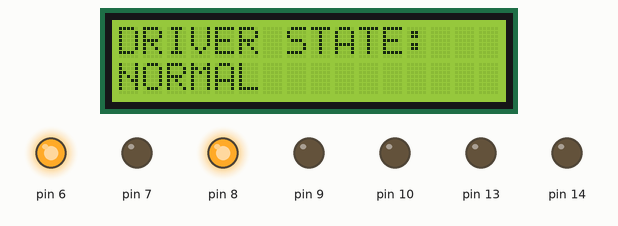
The sketch below on a simulated Arduino Uno, built with avr-gcc and run on an emulated ATmega328P. Parts: 16×2 character LCD, output pins drawn as LEDs (lit = HIGH). Pins used as bus, display or sensor lines are not drawn.

Above: at 0.1 s.
At 1.3 s:
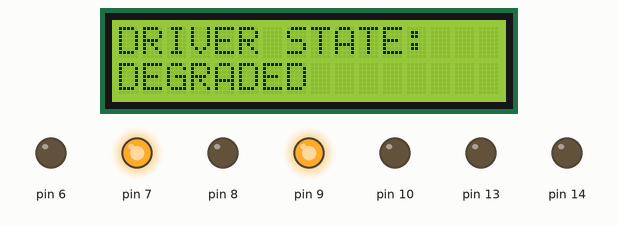
At 2.5 s:
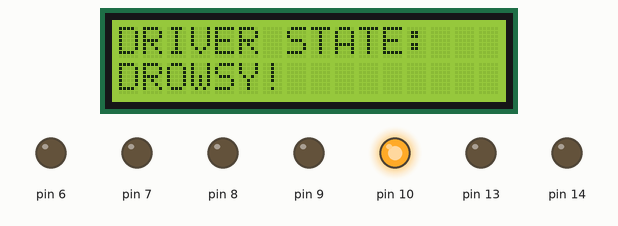
At 3.7 s:
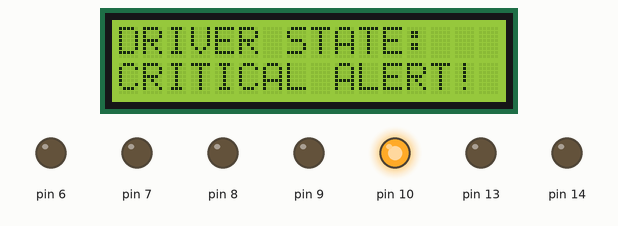
Timing chart, 0 to 40.0 s (numbered marks = the images above):
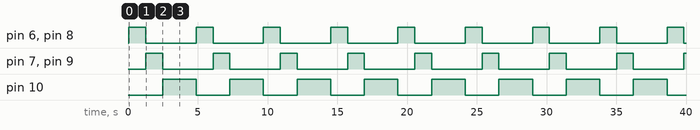

Measured:
- by itself, pin 6–9: alternates HIGH for 1.2 s and LOW for 3.6 s
- by itself, pin 10: alternates HIGH for 2.4 s and LOW for 2.4 s
- by itself, everything shown: repeats every 4.8 s, in 4 steps
- what the display in image 1 shows lasts 1.2 s, from 1.3 s to 2.5 s

The sketch:

ecu_firmware.ino
```cpp
#include <LiquidCrystal.h>

// LCD pin assignment: RS=12, E=11, D4=5, D5=4, D6=3, D7=2
LiquidCrystal lcd(12, 11, 5, 4, 3, 2);

void setup() {
  lcd.begin(16, 2);

  // Set all candidate LED pins as outputs
  for (int p = 5; p <= 14; p++) {
    pinMode(p, OUTPUT);
    digitalWrite(p, LOW);
  }
}

void loop() {
  // -------------------------------------------------------------
  // STATE 1: NORMAL (Green LED ON) - 1.2s
  // -------------------------------------------------------------
  lcd.clear();
  lcd.setCursor(0, 0);
  lcd.print("DRIVER STATE:");
  lcd.setCursor(0, 1);
  lcd.print("NORMAL");

  // Green ON (Pin 6 & Pin 8)
  digitalWrite(6, HIGH); digitalWrite(8, HIGH);
  digitalWrite(7, LOW);  digitalWrite(9, LOW);
  digitalWrite(10, LOW); digitalWrite(12, LOW);
  delay(1200);

  // -------------------------------------------------------------
  // STATE 2: ATTENTION DEGRADED (Yellow LED ON) - 1.2s
  // -------------------------------------------------------------
  lcd.clear();
  lcd.setCursor(0, 0);
  lcd.print("DRIVER STATE:");
  lcd.setCursor(0, 1);
  lcd.print("DEGRADED");

  // Yellow ON (Pin 7 & Pin 9)
  digitalWrite(6, LOW);  digitalWrite(8, LOW);
  digitalWrite(7, HIGH); digitalWrite(9, HIGH);
  digitalWrite(10, LOW); digitalWrite(12, LOW);
  delay(1200);

  // -------------------------------------------------------------
  // STATE 3: DROWSY WARNING (Red LED ON) - 1.2s
  // -------------------------------------------------------------
  lcd.clear();
  lcd.setCursor(0, 0);
  lcd.print("DRIVER STATE:");
  lcd.setCursor(0, 1);
  lcd.print("DROWSY!");

  // Red ON (Pin 10 & Pin 12)
  digitalWrite(6, LOW);  digitalWrite(8, LOW);
  digitalWrite(7, LOW);  digitalWrite(9, LOW);
  digitalWrite(10, HIGH); digitalWrite(12, HIGH);
  delay(1200);

  // -------------------------------------------------------------
  // STATE 4: CRITICAL ALERT (Red LED ON) - 1.2s
  // -------------------------------------------------------------
  lcd.clear();
  lcd.setCursor(0, 0);
  lcd.print("DRIVER STATE:");
  lcd.setCursor(0, 1);
  lcd.print("CRITICAL ALERT!");

  digitalWrite(6, LOW);  digitalWrite(8, LOW);
  digitalWrite(7, LOW);  digitalWrite(9, LOW);
  digitalWrite(10, HIGH); digitalWrite(12, HIGH);
  delay(1200);
}
```
